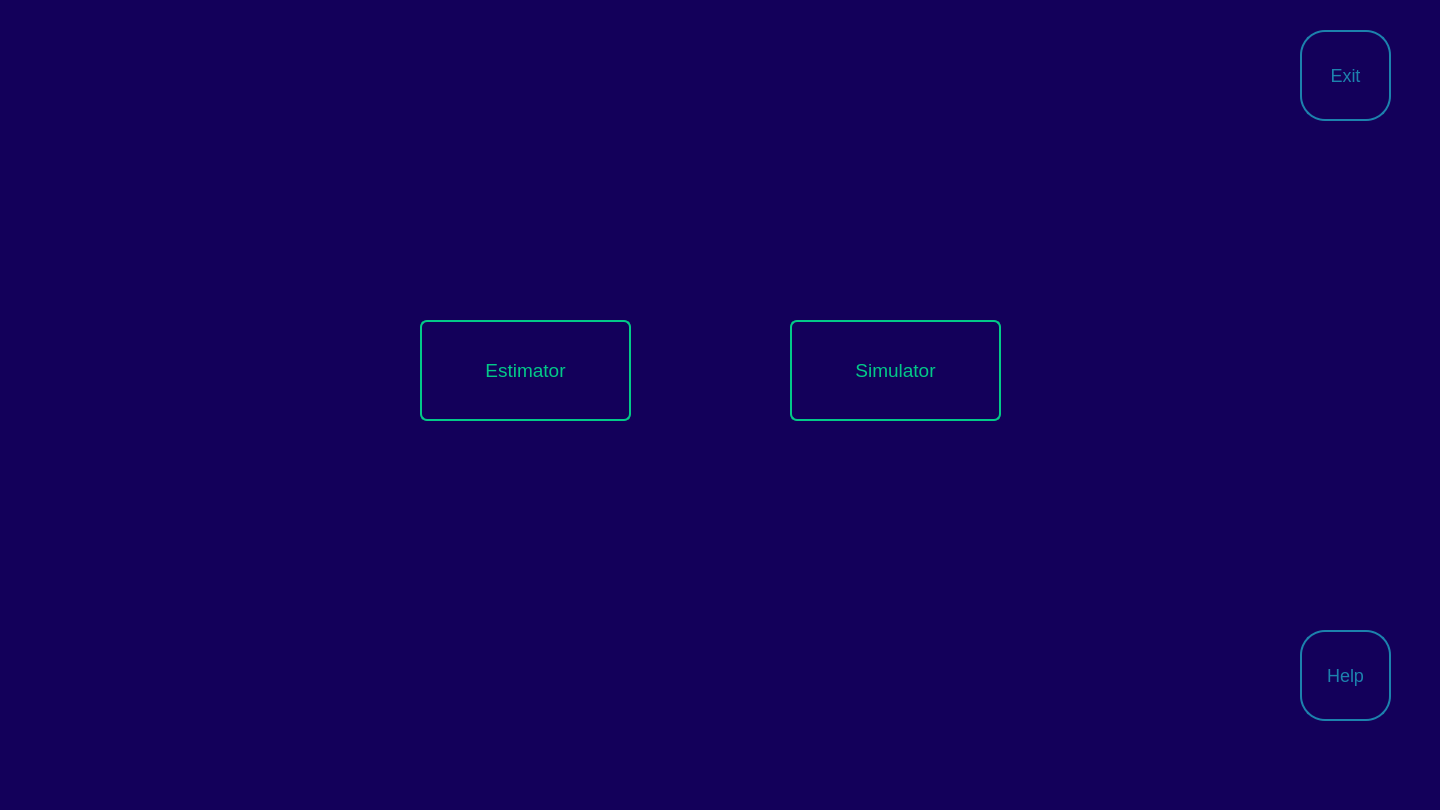
<?xml version="1.0" encoding="UTF-8"?>
<ui version="4.0">
 <class>MainWindow</class>
 <widget class="QMainWindow" name="MainWindow">
  <property name="geometry">
   <rect>
    <x>0</x>
    <y>0</y>
    <width>1440</width>
    <height>810</height>
   </rect>
  </property>
  <property name="windowTitle">
   <string>MainWindow</string>
  </property>
  <property name="styleSheet">
   <string notr="true">background-color: #13005A;</string>
  </property>
  <widget class="QWidget" name="centralwidget">
   <widget class="QPushButton" name="EstimatorButton">
    <property name="geometry">
     <rect>
      <x>420</x>
      <y>320</y>
      <width>211</width>
      <height>101</height>
     </rect>
    </property>
    <property name="styleSheet">
     <string notr="true">background-color: #13005A;
color: #03C988;
border: 2px solid #03C988;
font-size: 19px;
border-radius: 7%;</string>
    </property>
    <property name="text">
     <string>Estimator</string>
    </property>
    <property name="autoRepeatDelay">
     <number>300</number>
    </property>
   </widget>
   <widget class="QPushButton" name="SimulatorInput">
    <property name="geometry">
     <rect>
      <x>790</x>
      <y>320</y>
      <width>211</width>
      <height>101</height>
     </rect>
    </property>
    <property name="styleSheet">
     <string notr="true">background-color: #13005A;
color: #03C988;
border: 2px solid #03C988;
font-size: 19px;
border-radius: 7%;</string>
    </property>
    <property name="text">
     <string>Simulator</string>
    </property>
    <property name="autoRepeatDelay">
     <number>300</number>
    </property>
   </widget>
   <widget class="QPushButton" name="ExitButton">
    <property name="geometry">
     <rect>
      <x>1300</x>
      <y>30</y>
      <width>91</width>
      <height>91</height>
     </rect>
    </property>
    <property name="styleSheet">
     <string notr="true">background-color: #13005A;
color: #1C82AD;
border: 2px solid #1C82AD;
font-size: 18px;
border-radius: 25%;</string>
    </property>
    <property name="text">
     <string>Exit</string>
    </property>
    <property name="autoRepeatDelay">
     <number>300</number>
    </property>
   </widget>
   <widget class="QPushButton" name="HelpButton">
    <property name="geometry">
     <rect>
      <x>1300</x>
      <y>630</y>
      <width>91</width>
      <height>91</height>
     </rect>
    </property>
    <property name="styleSheet">
     <string notr="true">background-color: #13005A;
color: #1C82AD;
border: 2px solid #1C82AD;
font-size: 18px;
border-radius: 25%;</string>
    </property>
    <property name="text">
     <string>Help</string>
    </property>
    <property name="autoRepeatDelay">
     <number>300</number>
    </property>
   </widget>
  </widget>
  <widget class="QMenuBar" name="menubar">
   <property name="geometry">
    <rect>
     <x>0</x>
     <y>0</y>
     <width>1440</width>
     <height>26</height>
    </rect>
   </property>
  </widget>
  <widget class="QStatusBar" name="statusbar"/>
 </widget>
 <resources/>
 <connections/>
</ui>
